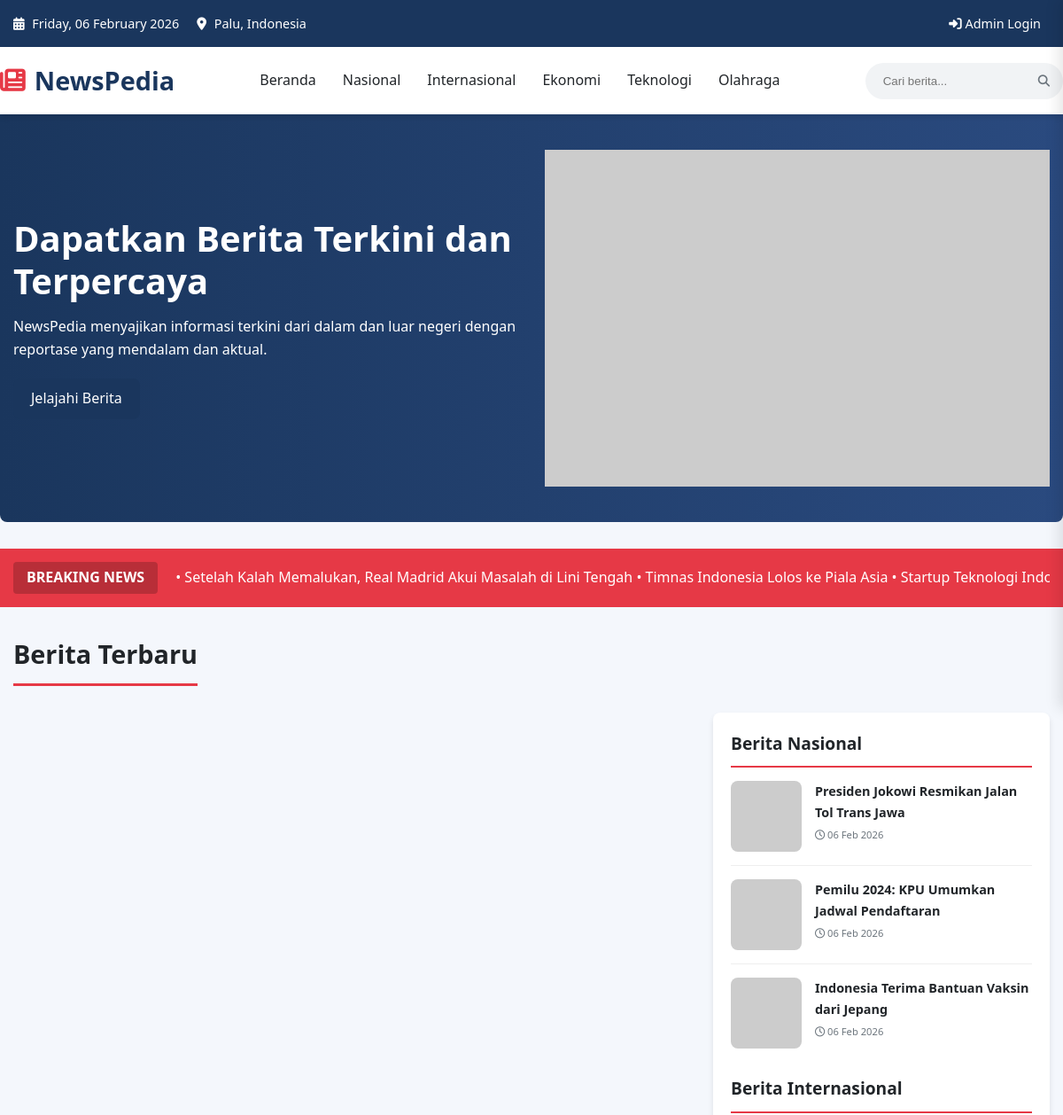
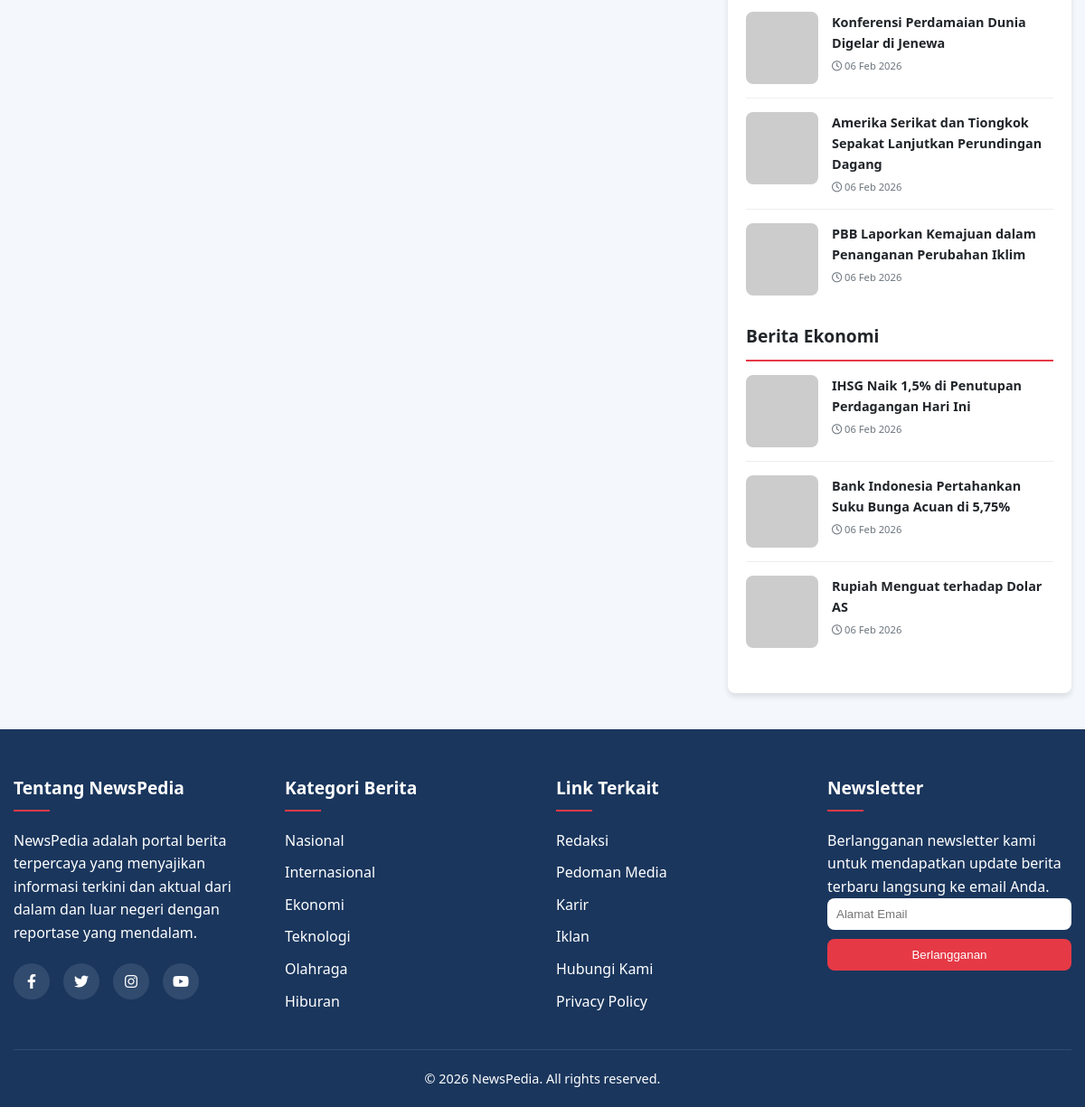
The page / on the database its author committed (2 pictures, top to bottom).
### tables this page shows
CREATE TABLE berita (
    id INT(11) PRIMARY KEY AUTO_INCREMENT,
    judul VARCHAR(255) NOT NULL,
    isi TEXT NOT NULL,
    kategori ENUM('nasional', 'internasional', 'ekonomi', 'teknologi', 'olahraga') NOT NULL,
    gambar VARCHAR(255) NOT NULL,
    penulis VARCHAR(100) NOT NULL,
    tanggal_publish DATETIME DEFAULT CURRENT_TIMESTAMP
);

### config.php (called while the page is built, shortened)
<?php
if (!function_exists('getBerita')) {
    function getBerita($koneksi, $limit = null, $kategori = null, $search = null) {
        $query = "SELECT * FROM berita WHERE 1=1";
        if ($kategori) {
            $kategori_clean = mysqli_real_escape_string($koneksi, $kategori);
            $query .= " AND kategori = '$kategori_clean'";
        }
        $query .= " ORDER BY tanggal_publish DESC";
        if ($limit && is_numeric($limit)) {
            $query .= " LIMIT " . intval($limit);
        }
        $result = mysqli_query($koneksi, $query);
        $berita = [];
        while ($row = mysqli_fetch_assoc($result)) {
            $berita[] = $row;
        }
        return $berita;
    }
}
?>

### index.php (the view, shortened to what this page needs)
<?php
include 'config.php';
$berita_utama = getBerita($koneksi, 3);
$berita_nasional = getBerita($koneksi, 3, 'nasional');
$berita_internasional = getBerita($koneksi, 3, 'internasional');
$berita_ekonomi = getBerita($koneksi, 3, 'ekonomi');
$is_admin_logged_in = isset($_SESSION['admin_logged_in']) && $_SESSION['admin_logged_in'] === true;
$admin_username = isset($_SESSION['admin_username']) ? $_SESSION['admin_username'] : '';
?>
<!DOCTYPE html>
<html lang="id">
<head>
    <link rel="stylesheet" href="https://cdnjs.cloudflare.com/ajax/libs/font-awesome/6.4.0/css/all.min.css">
</head>
<body>
    <div class="top-bar">
        <div class="container">
            <div class="top-bar-info">
                <span><i class="fas fa-calendar-alt"></i> <?php echo date('l, d F Y'); ?></span>
                <span><i class="fas fa-map-marker-alt"></i> Palu, Indonesia</span>
            </div>
            <div class="admin-login">
                <?php if ($is_admin_logged_in): ?>
                    <span class="admin-name"><i class="fas fa-user-shield"></i> <?php echo htmlspecialchars($admin_username); ?></span>
                    <a href="admin.php"><i class="fas fa-cog"></i> Dashboard</a>
                    <a href="logout.php"><i class="fas fa-sign-out-alt"></i> Logout</a>
                <?php else: ?>
                    <a href="login.php"><i class="fas fa-sign-in-alt"></i> Admin Login</a>
                <?php endif; ?>
            </div>
        </div>
    </div>
    <header>
        <div class="container header-container">
            <div class="logo">
                <i class="fas fa-newspaper"></i>
                <span>NewsPedia</span>
            </div>
            <nav>
                <ul class="nav-menu">
                    <li><a href="index.php" class="active">Beranda</a></li>
                    <li><a href="nasional.php">Nasional</a></li>
                    <li><a href="internasional.php">Internasional</a></li>
                    <li><a href="ekonomi.php">Ekonomi</a></li>
                    <li><a href="teknologi.php">Teknologi</a></li>
                    <li><a href="olahraga.php">Olahraga</a></li>
                </ul>
            </nav>
            <form class="search-form" method="GET" action="index.php">
                <input type="text" name="keyword" placeholder="Cari berita..." value="<?php echo isset($_GET['keyword']) ? htmlspecialchars($_GET['keyword']) : ''; ?>">
                <button type="submit" name="cari"><i class="fas fa-search"></i></button>
            </form>
        </div>
    </header>
    <section class="hero">
        <div class="container hero-content">
            <div class="hero-text">
                <h1>Dapatkan Berita Terkini dan Terpercaya</h1>
                <p>NewsPedia menyajikan informasi terkini dari dalam dan luar negeri dengan reportase yang mendalam dan aktual.</p>
                <a href="#berita-terbaru" class="btn" style="margin-top: 20px;">Jelajahi Berita</a>
            </div>
            <div class="hero-image">
                <img src="https://www.lxahub.com/hubfs/Weekly%20Round%20up-1.gif" alt="Hero Image">
            </div>
        </div>
    </section>
    <div class="breaking-news">
        <div class="container">
            <div class="ticker-container">
                <div class="ticker-label">BREAKING NEWS</div>
                <div class="ticker-content">
                    • Setelah Kalah Memalukan, Real Madrid Akui Masalah di Lini Tengah • Timnas Indonesia Lolos ke Piala Asia • Startup Teknologi Indonesia Raih Pendanaan $100 Juta •
                </div>
            </div>
        </div>
    </div>
    <main class="container">
        <h2 class="section-title" id="berita-terbaru">Berita Terbaru</h2>
        <div class="main-content">
            <div class="content">
                <div class="news-grid">
                </div>
            </div>
            <div class="sidebar">
                <div class="sidebar-section">
                    <h3 class="sidebar-title">Berita Nasional</h3>
                    <?php if (empty($berita_nasional)): ?>
                        <p style="color: var(--gray-color); font-size: 0.9rem;">Tidak ada berita nasional.</p>
                    <?php else: ?>
                        <?php foreach ($berita_nasional as $berita): ?>
                        <div class="sidebar-news">
                            <?php
                            $img_src = "https://placehold.co/80x80/2a4a7f/ffffff?text=" . urlencode(substr($berita['judul'], 0, 20));
                            ?>
                            <img src="<?php echo $img_src; ?>"
                                 alt="<?php echo htmlspecialchars($berita['judul']); ?>"
                                 onerror="this.src='https://placehold.co/80x80/2a4a7f/ffffff?text=<?php echo urlencode(substr($berita['judul'], 0, 20)); ?>'">
                            <div class="sidebar-news-content">
                                <h4>
                                    <a href="detail_berita.php?id=<?php echo $berita['id']; ?>">
                                        <?php echo htmlspecialchars($berita['judul']); ?>
                                    </a>
                                </h4>
                                <div class="news-meta">
                                    <span><i class="far fa-clock"></i> <?php echo isset($berita['tanggal_publish']) ? date('d M Y', strtotime($berita['tanggal_publish'])) : ''; ?></span>
                                </div>
                            </div>
                        </div>
                        <?php endforeach; ?>
                    <?php endif; ?>
                </div>
                <div class="sidebar-section">
                    <h3 class="sidebar-title">Berita Internasional</h3>
                    <?php if (empty($berita_internasional)): ?>
                        <p style="color: var(--gray-color); font-size: 0.9rem;">Tidak ada berita internasional.</p>
                    <?php else: ?>
                        <?php foreach ($berita_internasional as $berita): ?>
                        <div class="sidebar-news">
                            <?php
                            $img_src = "https://placehold.co/80x80/3c5c9c/ffffff?text=" . urlencode(substr($berita['judul'], 0, 20));
                            ?>
                            <img src="<?php echo $img_src; ?>"
                                 alt="<?php echo htmlspecialchars($berita['judul']); ?>"
                                 onerror="this.src='https://placehold.co/80x80/3c5c9c/ffffff?text=<?php echo urlencode(substr($berita['judul'], 0, 20)); ?>'">
                            <div class="sidebar-news-content">
                                <h4>
                                    <a href="detail_berita.php?id=<?php echo $berita['id']; ?>">
                                        <?php echo htmlspecialchars($berita['judul']); ?>
                                    </a>
                                </h4>
                                <div class="news-meta">
                                    <span><i class="far fa-clock"></i> <?php echo isset($berita['tanggal_publish']) ? date('d M Y', strtotime($berita['tanggal_publish'])) : ''; ?></span>
                                </div>
                            </div>
                        </div>
                        <?php endforeach; ?>
                    <?php endif; ?>
                </div>
                <div class="sidebar-section">
                    <h3 class="sidebar-title">Berita Ekonomi</h3>
                    <?php if (empty($berita_ekonomi)): ?>
                        <p style="color: var(--gray-color); font-size: 0.9rem;">Tidak ada berita ekonomi.</p>
                    <?php else: ?>
                        <?php foreach ($berita_ekonomi as $berita): ?>
                        <div class="sidebar-news">
                            <?php
                            $img_src = "https://placehold.co/80x80/4caf50/ffffff?text=" . urlencode(substr($berita['judul'], 0, 20));
                            ?>
                            <img src="<?php echo $img_src; ?>"
                                 alt="<?php echo htmlspecialchars($berita['judul']); ?>"
                                 onerror="this.src='https://placehold.co/80x80/4caf50/ffffff?text=<?php echo urlencode(substr($berita['judul'], 0, 20)); ?>'">
                            <div class="sidebar-news-content">
                                <h4>
                                    <a href="detail_berita.php?id=<?php echo $berita['id']; ?>">
                                        <?php echo htmlspecialchars($berita['judul']); ?>
                                    </a>
                                </h4>
                                <div class="news-meta">
                                    <span><i class="far fa-clock"></i> <?php echo isset($berita['tanggal_publish']) ? date('d M Y', strtotime($berita['tanggal_publish'])) : ''; ?></span>
                                </div>
                            </div>
                        </div>
                        <?php endforeach; ?>
                    <?php endif; ?>
                </div>
            </div>
        </div>
    </main>
    <footer>
        <div class="container">
            <div class="footer-content">
                <div class="footer-column">
                    <h3>Tentang NewsPedia</h3>
                    <p>NewsPedia adalah portal berita terpercaya yang menyajikan informasi terkini dan aktual dari dalam dan luar negeri dengan reportase yang mendalam.</p>
                    <div class="social-links">
                        <a href="#"><i class="fab fa-facebook-f"></i></a>
                        <a href="#"><i class="fab fa-twitter"></i></a>
                        <a href="#"><i class="fab fa-instagram"></i></a>
                        <a href="#"><i class="fab fa-youtube"></i></a>
                    </div>
                </div>
                <div class="footer-column">
                    <h3>Kategori Berita</h3>
                    <ul>
                        <li><a href="nasional.php">Nasional</a></li>
                        <li><a href="internasional.php">Internasional</a></li>
                        <li><a href="ekonomi.php">Ekonomi</a></li>
                        <li><a href="teknologi.php">Teknologi</a></li>
                        <li><a href="olahraga.php">Olahraga</a></li>
                        <li><a href="#">Hiburan</a></li>
                    </ul>
                </div>
                <div class="footer-column">
                    <h3>Link Terkait</h3>
                    <ul>
                        <li><a href="#">Redaksi</a></li>
                        <li><a href="#">Pedoman Media</a></li>
                        <li><a href="#">Karir</a></li>
                        <li><a href="#">Iklan</a></li>
                        <li><a href="#">Hubungi Kami</a></li>
                        <li><a href="#">Privacy Policy</a></li>
                    </ul>
                </div>
                <div class="footer-column">
                    <h3>Newsletter</h3>
                    <p>Berlangganan newsletter kami untuk mendapatkan update berita terbaru langsung ke email Anda.</p>
                    <form>
                        <input type="email" placeholder="Alamat Email" style="padding: 10px; width: 100%; margin-bottom: 10px; border-radius: var(--radius); border: none;">
                        <button type="submit" class="btn" style="width: 100%; background-color: var(--accent-color);">Berlangganan</button>
                    </form>
                </div>
            </div>
            <div class="copyright">
                <p>&copy; <?php echo date('Y'); ?> NewsPedia. All rights reserved.</p>
            </div>
        </div>
    </footer>
</body>
</html>

### rows shown on the page
berita: judul "Presiden Jokowi Resmikan Jalan Tol Trans Jawa", tanggal_publish "06 Feb 2026"
berita: judul "Pemilu 2024: KPU Umumkan Jadwal Pendaftaran", tanggal_publish "06 Feb 2026"
berita: judul "Indonesia Terima Bantuan Vaksin dari Jepang", tanggal_publish "06 Feb 2026"
berita: judul "Konferensi Perdamaian Dunia Digelar di Jenewa", tanggal_publish "06 Feb 2026"
berita: judul "Amerika Serikat dan Tiongkok Sepakat Lanjutkan Perundingan Dagang", tanggal_publish "06 Feb 2026"
berita: judul "PBB Laporkan Kemajuan dalam Penanganan Perubahan Iklim", tanggal_publish "06 Feb 2026"
berita: judul "IHSG Naik 1,5% di Penutupan Perdagangan Hari Ini", tanggal_publish "06 Feb 2026"
berita: judul "Bank Indonesia Pertahankan Suku Bunga Acuan di 5,75%", tanggal_publish "06 Feb 2026"
berita: judul "Rupiah Menguat terhadap Dolar AS", tanggal_publish "06 Feb 2026"
